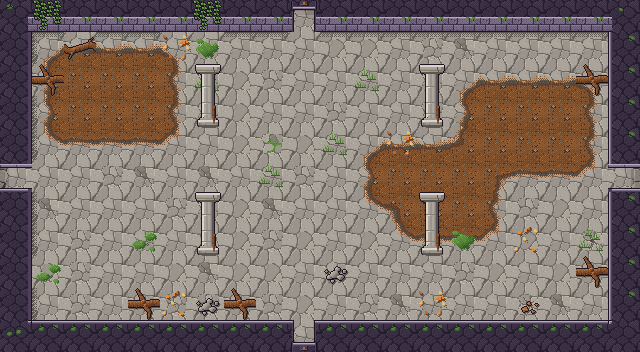

Below is a game level as drawn by its tile map, then a one-line description and the .tmx file that defines it, in full:
An orthogonal 20x11 tile map with 32x32 px tiles, 4 tile layers (Sol, Decor, Murs, Dessus) and 12 objects (4x Sortie, 4x Spawn, 2x Ennemi, Porte, Coffre).

<map version="1.10" tiledversion="1.12.2" orientation="orthogonal" renderorder="right-down" width="20" height="11" tilewidth="32" tileheight="32" infinite="0" nextlayerid="6" nextobjectid="13">
 <properties>
  <property name="carte_x" type="int" value="1" />
  <property name="carte_y" type="int" value="1" />
  <property name="etage" value="rdc" />
 </properties>
 <tileset firstgid="1" source="../tilesets/temple_racines.tsx" />
 <layer id="1" name="Sol" width="20" height="11">
  <data encoding="csv">
1,3,1,1,1,2,1,1,1,1,2,2,2,2,3,2,3,1,1,2,
3,68,49,49,49,69,1,1,1,1,3,3,1,2,4,1,1,1,1,1,
4,51,6,6,6,52,1,3,2,1,1,1,1,1,68,49,49,49,69,2,
1,51,6,6,6,52,1,3,1,1,2,1,1,2,51,6,6,6,52,3,
1,70,50,50,50,71,1,3,126,3,1,68,49,49,53,6,6,6,52,1,
2,1,1,2,4,1,4,1,1,2,1,51,6,6,6,56,50,50,71,1,
3,4,1,1,1,2,1,3,4,1,1,70,55,6,6,52,2,3,1,1,
1,1,2,1,1,1,3,3,2,3,1,3,70,50,50,71,3,1,5,2,
1,3,2,1,1,3,4,3,3,1,1,1,1,1,2,3,1,3,1,4,
1,1,2,1,1,2,2,1,2,3,1,2,4,1,1,1,5,4,1,2,
2,1,3,2,5,1,3,3,2,2,1,2,1,2,3,1,2,3,1,2
</data>
 </layer>
 <layer id="2" name="Decor" width="20" height="11">
  <data encoding="csv">
0,0,0,0,0,0,0,0,0,0,0,0,0,0,0,0,0,0,0,0,
0,15,7,13,13,121,118,13,13,0,13,13,13,13,13,13,13,13,13,0,
0,9,0,0,0,0,78,0,0,0,0,78,0,0,0,0,0,0,9,0,
0,14,0,0,0,0,0,0,0,0,0,0,0,0,0,0,0,0,0,0,
0,14,0,0,0,0,0,0,0,0,78,0,121,0,0,0,0,0,0,0,
0,0,0,0,0,0,0,0,78,0,0,0,0,0,0,0,0,0,0,0,
0,14,0,0,0,0,0,0,0,0,0,0,0,0,0,0,0,0,0,0,
0,14,0,0,119,0,0,0,0,0,0,0,0,0,118,0,120,0,78,0,
0,119,0,0,0,0,0,0,0,0,16,0,0,0,0,0,0,0,9,0,
0,14,0,0,9,120,16,9,0,0,0,0,0,121,0,0,128,0,0,0,
0,0,0,0,0,0,0,0,0,0,0,0,0,0,0,0,0,0,0,0
</data>
 </layer>
 <layer id="3" name="Murs" width="20" height="11">
  <data encoding="csv">
21,17,17,17,17,17,17,17,17,41,17,17,17,17,17,17,17,17,17,22,
19,0,0,0,0,0,0,0,0,0,0,0,0,0,0,0,0,0,0,20,
19,0,0,0,0,0,0,0,0,0,0,0,0,0,0,0,0,0,0,20,
19,0,0,0,0,0,114,0,0,0,0,0,0,114,0,0,0,0,0,20,
19,0,0,0,0,0,0,0,0,0,0,0,0,0,0,0,0,0,0,20,
43,0,0,0,0,0,0,0,0,0,0,0,0,0,0,0,0,0,0,44,
19,0,0,0,0,0,0,0,0,0,0,0,0,0,0,0,0,0,0,20,
19,0,0,0,0,0,114,0,0,0,0,0,0,114,0,0,0,0,0,20,
19,0,0,0,0,0,0,0,0,0,0,0,0,0,0,0,0,0,0,20,
19,0,0,0,0,0,0,0,0,0,0,0,0,0,0,0,0,0,0,20,
23,18,18,18,18,18,18,18,18,42,18,18,18,18,18,18,18,18,18,24
</data>
 </layer>
 <objectgroup id="4" name="Objets">
  <object id="1" type="Sortie" x="288" y="320" width="32" height="32">
   <properties>
    <property name="cible_carte" value="res://scenes/rooms/donjon1_salle_01_room.tscn" />
    <property name="cible_spawn" value="depuis_nord" />
    <property name="godot_node_type" value="area" />
   </properties>
  </object>
  <object id="2" type="Spawn" x="304" y="272">
   <properties>
    <property name="id" value="depuis_sud" />
   </properties>
   <point />
  </object>
  <object id="3" type="Sortie" x="0" y="160" width="32" height="32">
   <properties>
    <property name="cible_carte" value="res://scenes/rooms/donjon1_salle_03_room.tscn" />
    <property name="cible_spawn" value="depuis_est" />
    <property name="godot_node_type" value="area" />
   </properties>
  </object>
  <object id="4" type="Spawn" x="80" y="176">
   <properties>
    <property name="id" value="depuis_ouest" />
   </properties>
   <point />
  </object>
  <object id="5" type="Sortie" x="608" y="160" width="32" height="32">
   <properties>
    <property name="cible_carte" value="res://scenes/rooms/donjon1_salle_04_room.tscn" />
    <property name="cible_spawn" value="depuis_ouest" />
    <property name="godot_node_type" value="area" />
   </properties>
  </object>
  <object id="6" type="Spawn" x="560" y="176">
   <properties>
    <property name="id" value="depuis_est" />
   </properties>
   <point />
  </object>
  <object id="7" type="Sortie" x="288" y="0" width="32" height="32">
   <properties>
    <property name="cible_carte" value="res://scenes/rooms/donjon1_salle_06_room.tscn" />
    <property name="cible_spawn" value="depuis_sud" />
    <property name="godot_node_type" value="area" />
   </properties>
  </object>
  <object id="8" type="Porte" x="288" y="0" width="32" height="32">
   <properties>
    <property name="id" value="donjon1_porte_01" />
    <property name="type" value="cle" />
   </properties>
  </object>
  <object id="9" type="Spawn" x="304" y="80">
   <properties>
    <property name="id" value="depuis_nord" />
   </properties>
   <point />
  </object>
  <object id="10" type="Ennemi" x="240" y="176">
   <properties>
    <property name="type" value="ronceau" />
    <property name="variante" value="normal" />
   </properties>
   <point />
  </object>
  <object id="11" type="Ennemi" x="400" y="208">
   <properties>
    <property name="type" value="ronceau" />
    <property name="variante" value="normal" />
   </properties>
   <point />
  </object>
  <object id="12" type="Coffre" x="496" y="80">
   <properties>
    <property name="id" value="donjon1_coffre_01" />
    <property name="contenu" value="carte_donjon" />
    <property name="important" type="bool" value="false" />
   </properties>
   <point />
  </object>
 </objectgroup>
 <layer id="5" name="Dessus" width="20" height="11">
  <data encoding="csv">
0,123,0,0,0,0,123,0,0,45,0,0,0,0,0,0,0,0,0,0,
0,0,0,0,0,0,0,0,0,0,0,0,0,0,0,0,0,0,0,0,
0,0,0,0,0,0,113,0,0,0,0,0,0,113,0,0,0,0,0,0,
0,0,0,0,0,0,0,0,0,0,0,0,0,0,0,0,0,0,0,0,
0,0,0,0,0,0,0,0,0,0,0,0,0,0,0,0,0,0,0,0,
47,0,0,0,0,0,0,0,0,0,0,0,0,0,0,0,0,0,0,48,
0,0,0,0,0,0,113,0,0,0,0,0,0,113,0,0,0,0,0,0,
0,0,0,0,0,0,0,0,0,0,0,0,0,0,0,0,0,0,0,0,
0,0,0,0,0,0,0,0,0,0,0,0,0,0,0,0,0,0,0,0,
0,0,0,0,0,0,0,0,0,0,0,0,0,0,0,0,0,0,0,0,
0,0,0,0,0,0,0,0,0,46,0,0,0,0,0,0,0,0,0,0
</data>
 </layer>
</map>
